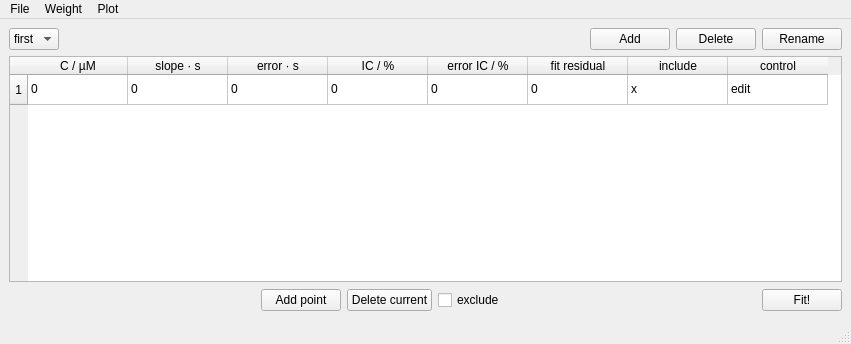
<?xml version="1.0" encoding="UTF-8"?>
<ui version="4.0">
 <class>DataTable</class>
 <widget class="QMainWindow" name="DataTable">
  <property name="geometry">
   <rect>
    <x>0</x>
    <y>0</y>
    <width>851</width>
    <height>344</height>
   </rect>
  </property>
  <property name="windowTitle">
   <string>SuperSOD, alpha version </string>
  </property>
  <widget class="QWidget" name="centralwidget">
   <layout class="QHBoxLayout" name="horizontalLayout_3">
    <item>
     <layout class="QVBoxLayout" name="verticalLayout">
      <item>
       <layout class="QHBoxLayout" name="horizontalLayout_2">
        <item>
         <widget class="QComboBox" name="cmb_whichdataset">
          <item>
           <property name="text">
            <string>first</string>
           </property>
          </item>
         </widget>
        </item>
        <item>
         <spacer name="horizontalSpacer">
          <property name="orientation">
           <enum>Qt::Horizontal</enum>
          </property>
          <property name="sizeHint" stdset="0">
           <size>
            <width>40</width>
            <height>20</height>
           </size>
          </property>
         </spacer>
        </item>
        <item>
         <widget class="QPushButton" name="btn_adddataset">
          <property name="text">
           <string>Add</string>
          </property>
         </widget>
        </item>
        <item>
         <widget class="QPushButton" name="btn_removedataset">
          <property name="text">
           <string>Delete</string>
          </property>
         </widget>
        </item>
        <item>
         <widget class="QPushButton" name="pushButton_2">
          <property name="text">
           <string>Rename</string>
          </property>
         </widget>
        </item>
       </layout>
      </item>
      <item>
       <widget class="QTableWidget" name="datatable">
        <row>
         <property name="text">
          <string> 1 </string>
         </property>
        </row>
        <column>
         <property name="text">
          <string>C / µM</string>
         </property>
        </column>
        <column>
         <property name="text">
          <string>slope · s</string>
         </property>
        </column>
        <column>
         <property name="text">
          <string>error · s</string>
         </property>
        </column>
        <column>
         <property name="text">
          <string>IC / %</string>
         </property>
        </column>
        <column>
         <property name="text">
          <string>error IC / %</string>
         </property>
        </column>
        <column>
         <property name="text">
          <string>fit residual</string>
         </property>
        </column>
        <column>
         <property name="text">
          <string>include</string>
         </property>
        </column>
        <column>
         <property name="text">
          <string>control</string>
         </property>
        </column>
        <item row="0" column="0">
         <property name="text">
          <string>0</string>
         </property>
        </item>
        <item row="0" column="1">
         <property name="text">
          <string>0</string>
         </property>
        </item>
        <item row="0" column="2">
         <property name="text">
          <string>0</string>
         </property>
        </item>
        <item row="0" column="3">
         <property name="text">
          <string>0</string>
         </property>
        </item>
        <item row="0" column="4">
         <property name="text">
          <string>0</string>
         </property>
        </item>
        <item row="0" column="5">
         <property name="text">
          <string>0</string>
         </property>
        </item>
        <item row="0" column="6">
         <property name="text">
          <string>x</string>
         </property>
        </item>
        <item row="0" column="7">
         <property name="text">
          <string>edit</string>
         </property>
        </item>
       </widget>
      </item>
      <item>
       <layout class="QHBoxLayout" name="horizontalLayout">
        <item>
         <spacer>
          <property name="orientation">
           <enum>Qt::Horizontal</enum>
          </property>
          <property name="sizeHint" stdset="0">
           <size>
            <width>40</width>
            <height>20</height>
           </size>
          </property>
         </spacer>
        </item>
        <item>
         <widget class="QPushButton" name="btn_add">
          <property name="sizePolicy">
           <sizepolicy hsizetype="Fixed" vsizetype="Fixed">
            <horstretch>0</horstretch>
            <verstretch>0</verstretch>
           </sizepolicy>
          </property>
          <property name="text">
           <string>Add point</string>
          </property>
         </widget>
        </item>
        <item>
         <widget class="QPushButton" name="btn_del">
          <property name="text">
           <string>Delete current</string>
          </property>
         </widget>
        </item>
        <item>
         <widget class="QCheckBox" name="chk_exclude">
          <property name="text">
           <string>exclude</string>
          </property>
         </widget>
        </item>
        <item>
         <spacer>
          <property name="orientation">
           <enum>Qt::Horizontal</enum>
          </property>
          <property name="sizeHint" stdset="0">
           <size>
            <width>98</width>
            <height>25</height>
           </size>
          </property>
         </spacer>
        </item>
        <item>
         <widget class="QPushButton" name="btn_fit">
          <property name="text">
           <string>Fit!</string>
          </property>
         </widget>
        </item>
       </layout>
      </item>
     </layout>
    </item>
   </layout>
  </widget>
  <widget class="QMenuBar" name="menubar">
   <property name="geometry">
    <rect>
     <x>0</x>
     <y>0</y>
     <width>851</width>
     <height>27</height>
    </rect>
   </property>
   <widget class="QMenu" name="menuFile">
    <property name="title">
     <string>File</string>
    </property>
    <addaction name="actionNew_Project"/>
    <addaction name="actionOpen_Project"/>
    <addaction name="actionSave_Project"/>
    <addaction name="separator"/>
    <addaction name="actionExport_Data"/>
    <addaction name="actionExport_Figure"/>
    <addaction name="actionExit"/>
   </widget>
   <widget class="QMenu" name="menuPlot">
    <property name="title">
     <string>Plot</string>
    </property>
    <addaction name="actionNormal"/>
    <addaction name="actionLinearized"/>
   </widget>
   <widget class="QMenu" name="menuWeight">
    <property name="title">
     <string>Weight</string>
    </property>
    <addaction name="actionUnit"/>
    <addaction name="actionQuadratic"/>
    <addaction name="actionManual"/>
   </widget>
   <addaction name="menuFile"/>
   <addaction name="menuWeight"/>
   <addaction name="menuPlot"/>
  </widget>
  <widget class="QStatusBar" name="statusbar"/>
  <action name="actionNew_Project">
   <property name="text">
    <string>New Project</string>
   </property>
  </action>
  <action name="actionOpen_Project">
   <property name="text">
    <string>Open Project</string>
   </property>
  </action>
  <action name="actionExport_Data">
   <property name="text">
    <string>Export Data</string>
   </property>
  </action>
  <action name="actionExport_Figure">
   <property name="text">
    <string>Export Figure</string>
   </property>
  </action>
  <action name="actionExit">
   <property name="text">
    <string>Exit</string>
   </property>
  </action>
  <action name="actionSave_Project">
   <property name="text">
    <string>Save Project</string>
   </property>
  </action>
  <action name="actionNormal">
   <property name="text">
    <string>Normal</string>
   </property>
  </action>
  <action name="actionLinearized">
   <property name="text">
    <string>Linearized</string>
   </property>
  </action>
  <action name="actionUnit">
   <property name="text">
    <string>Unit</string>
   </property>
  </action>
  <action name="actionQuadratic">
   <property name="text">
    <string>Quadratic</string>
   </property>
  </action>
  <action name="actionManual">
   <property name="text">
    <string>Manual</string>
   </property>
  </action>
 </widget>
 <resources/>
 <connections>
  <connection>
   <sender>actionExit</sender>
   <signal>activated()</signal>
   <receiver>DataTable</receiver>
   <slot>close()</slot>
   <hints>
    <hint type="sourcelabel">
     <x>-1</x>
     <y>-1</y>
    </hint>
    <hint type="destinationlabel">
     <x>412</x>
     <y>309</y>
    </hint>
   </hints>
  </connection>
 </connections>
</ui>
